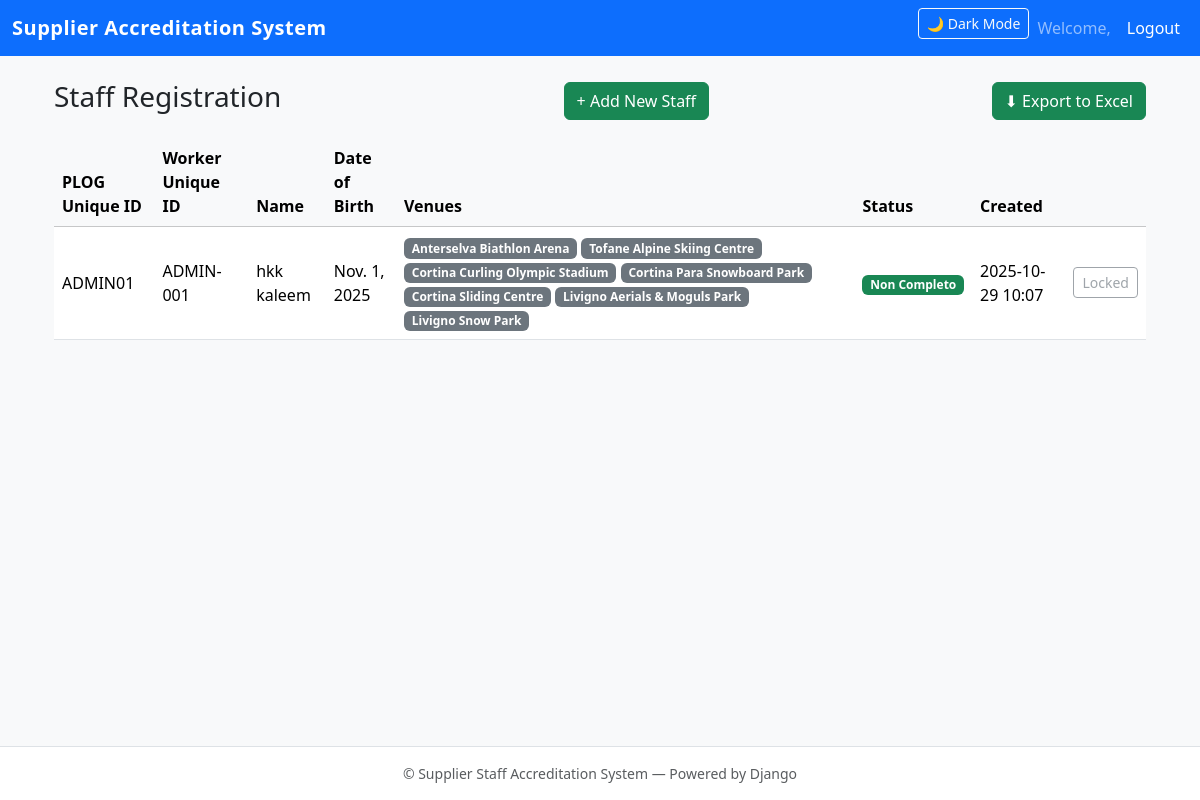
Screenshot of /staff/ (signed in) with the database file from the repository.
### staff/models.py (models this page shows, shortened)
class StaffMember(models.Model):
    supplier = models.ForeignKey(Supplier, on_delete=models.CASCADE)
    organisation = models.CharField(max_length=50, default="Poste Italiane")
    registration_group = models.CharField(max_length=50, default="OCOG - NATIONAL PARTNER OPERATIONS STAFF (1PP)")
    discipline = models.CharField(max_length=50, default="", blank=True)
    organisation_reference_number = models.CharField(max_length=70, default="", blank=True)
    unknown_given_name = models.CharField(max_length=25, default="NO")
    unknown_family_name = models.CharField(max_length=25, default="NO")
    preferred_given_name = models.CharField(max_length=25, blank=True)
    preferred_family_name = models.CharField(max_length=25, blank=True)
    unknown_date_of_birth = models.CharField(max_length=50, default="Date of birth is correct")
    wheelchair_user = models.CharField(max_length=10, default="NO")
    transferable_wheelchair_user = models.CharField(max_length=10, default="NO")
    olympic_request = models.BooleanField(default=False)
    paralympic_request = models.BooleanField(default=False)
    function_code = models.ForeignKey(FunctionCode, on_delete=models.SET_NULL, null=True)
    venue = models.ManyToManyField(Venue, blank=True)  # up to 7
    gender = models.ForeignKey(Gender, on_delete=models.SET_NULL, null=True)
    nationality = models.ForeignKey(Nationality, on_delete=models.SET_NULL, null=True)
    document_type = models.ForeignKey(Document, on_delete=models.SET_NULL, null=True)
    country_issuing_document = models.ForeignKey(CountryIssuingDocument, on_delete=models.SET_NULL, null=True)
    country_of_birth = models.ForeignKey(CountryOfBirth, on_delete=models.SET_NULL, null=True)
    place_or_city_of_birth = models.ForeignKey(PlaceOrCityOfBirth, on_delete=models.SET_NULL, null=True)
    document_given_name = models.CharField(max_length=25)
    document_middle_name = models.CharField(max_length=25, blank=True)
    document_family_name = models.CharField(max_length=25)
    date_of_birth = models.DateField()
    document_number = models.CharField(max_length=20)
    document_expiry = models.DateField()
    email_address = models.EmailField(max_length=70)
    photograph = models.ImageField(upload_to="photos/")
    plog_unique_id = models.CharField(max_length=80, editable=False)
    worker_unique_id = models.CharField(max_length=80)
    created_at = models.DateTimeField(auto_now_add=True)
    registration_date = models.DateField(auto_now_add=True)
    registration_time = models.TimeField(auto_now_add=True)
    user = models.ForeignKey(
        settings.AUTH_USER_MODEL, null=True, blank=True, on_delete=models.SET_NULL
    )
    status = models.ForeignKey(Status, on_delete=models.SET_NULL, null=True, default=1)

class Venue(models.Model):
    code = models.CharField(max_length=20, unique=True)
    name = models.CharField(max_length=255)

class Status(models.Model):
    status_id = models.CharField(max_length=5, unique=True)
    label = models.CharField(max_length=100)

### staff/views.py (the view)
# urls.py: path("", StaffListView.as_view(), name="landing"),
class StaffListView(SupplierSecureMixin, ListView):
    model = StaffMember
    template_name = "staff/landing.html"
    context_object_name = "staff_list"
    paginate_by = 20
    def get_queryset(self):
        return StaffMember.objects.filter(supplier=self.supplier).order_by("-created_at")

### staff/views.py (called while the page is built)
    def dispatch(self, request, *args, **kwargs):
        if not hasattr(request.user, "supplier"):
            return redirect("accounts:login")
        return super().dispatch(request, *args, **kwargs)

    @property
    def supplier(self):
        return getattr(self.request.user, "supplier")

### templates/staff/landing.html (shortened to what this page needs)
{% extends "base.html" %}
{% block content %}
<div class="container mt-4">
  <div class="d-flex justify-content-between align-items-center mb-3">
    <h3>Staff Registration</h3>
    <a class="btn btn-success" href="{% url 'staff:create' %}">+ Add New Staff</a>
    <a href="{% url 'staff:export' %}" class="btn btn-success">
    ⬇ Export to Excel
    </a>
  </div>
  {% if staff_list %}
  <div class="table-responsive">
    <table class="table table-hover align-middle">
      <thead class="table-light">
        <tr>
          <th>PLOG Unique ID</th>
          <th>Worker Unique ID</th>
          <th>Name</th>
          <th>Date of Birth</th>
          <th>Venues</th>
          <th>Status</th>
          <th>Created</th>
          <th></th>
        </tr>
      </thead>
      <tbody>
        {% for s in staff_list %}
        <tr>
          <td>{{ s.plog_unique_id }}</td>
          <td>{{ s.worker_unique_id }}</td>
          <td>{{ s.document_family_name }} {{ s.document_given_name }}</td>
          <td>{{ s.date_of_birth }}</td>
          <td>
            {% for v in s.venue.all %}
              <span class="badge bg-secondary">{{ v.name }}</span>
            {% empty %}
              <span class="text-muted">—</span>
            {% endfor %}
          </td>
          <td>
            {% if s.status %}
              <span class="badge
                {% if s.status.status_id == '0' %} bg-warning text-dark
                {% elif s.status.status_id == '1' %} bg-success
                {% elif s.status.status_id == '2' %} bg-info text-dark
                {% else %} bg-secondary {% endif %}">
                {{ s.status.label }}
              </span>
            {% endif %}
          </td>
          <td>{{ s.created_at|date:"Y-m-d H:i" }}</td>
          <td>
            {% if s.status and s.status.status_id != '1' %}
              <a class="btn btn-sm btn-outline-primary" href="{% url 'staff:edit' s.pk %}">Edit</a>
            {% else %}
              <button class="btn btn-sm btn-outline-secondary" disabled>Locked</button>
            {% endif %}
          </td>
        </tr>
        {% endfor %}
      </tbody>
    </table>
  </div>
  {% else %}
    <div class="alert alert-info">No staff records yet. Click "Add New Staff" to register.</div>
  {% endif %}
</div>
{% endblock %}

### templates/base.html (shortened to what this page needs)
{% load static %}
<!DOCTYPE html>
<html lang="en">
<head>
    <link href="https://cdn.jsdelivr.net/npm/bootstrap@5.3.3/dist/css/bootstrap.min.css" rel="stylesheet">
    <link rel="stylesheet" href="{% static 'css/style.css' %}">
    <link rel="stylesheet" href="https://cdn.jsdelivr.net/npm/bootstrap-icons@1.11.3/font/bootstrap-icons.css">
    <link rel="stylesheet" href="{% static 'css/dark_mode.css' %}">
</head>
<body class="bg-light">
    <nav class="navbar navbar-expand-lg navbar-dark bg-primary">
        <div class="container-fluid">
            <a class="navbar-brand fw-bold" href="#">
                Supplier Accreditation System
            </a>
            <div class="collapse navbar-collapse justify-content-end" id="navbarNav">
                <ul class="navbar-nav">
                    <li class="nav-item">
                        <button id="darkModeToggle" class="btn btn-sm btn-outline-light">
                            🌙 Dark Mode
                        </button>
                    </li>
                    {% if user.is_authenticated %}
                        <li class="nav-item">
                            <span class="nav-link">
                                Welcome, {{ user.username }}
                            </span>
                        </li>
                        <li class="nav-item">
                            <form action="{% url 'accounts:logout' %}" method="post" class="d-inline">
                                <button type="submit" class="nav-link btn btn-link text-white" style="text-decoration:none;">
                                    Logout
                                </button>
                            </form>
                        </li>
                    {% else %}
                        <li class="nav-item">
                            <a class="nav-link" href="{% url 'accounts:login' %}">Login</a>
                        </li>
                    {% endif %}
                </ul>
            </div>
        </div>
    </nav>
    <main class="container mt-4 mb-5">
        {% block content %}{% endblock %}
    </main>
    <footer class="bg-white border-top text-center py-3 fixed-bottom small text-muted">
        &copy; {{ now|date:"Y" }} Supplier Staff Accreditation System — Powered by Django
    </footer>
</body>
</html>

### static/css/style.css (style rules this page uses)
body { font-family: 'Segoe UI', Tahoma, Geneva, Verdana, sans-serif; }
.navbar-brand { letter-spacing: 0.5px; }
footer { background-color: #f8f9fa; }

### rows the page displays
StaffMember: plog_unique_id "ADMIN01", worker_unique_id "ADMIN-001", document_family_name "hkk", document_given_name "kaleem", date_of_birth "Nov. 1, 2025", status.label "Non Completo", created_at "2025-10-29 10:07", shows "Locked"
Venue: name "Anterselva Biathlon Arena"
Venue: name "Tofane Alpine Skiing Centre"
Venue: name "Cortina Curling Olympic Stadium"
Venue: name "Cortina Para Snowboard Park"
Venue: name "Cortina Sliding Centre"
Venue: name "Livigno Aerials & Moguls Park"
Venue: name "Livigno Snow Park"
